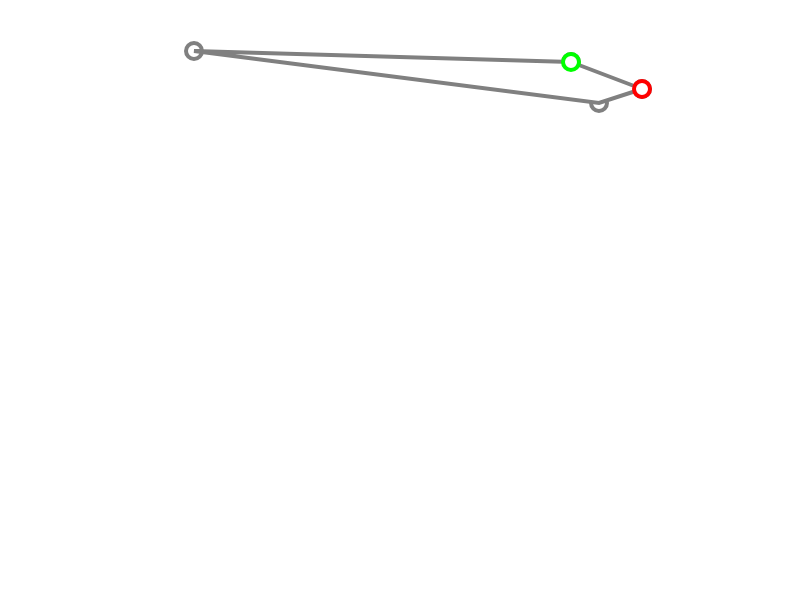
Frame 1 (no input)
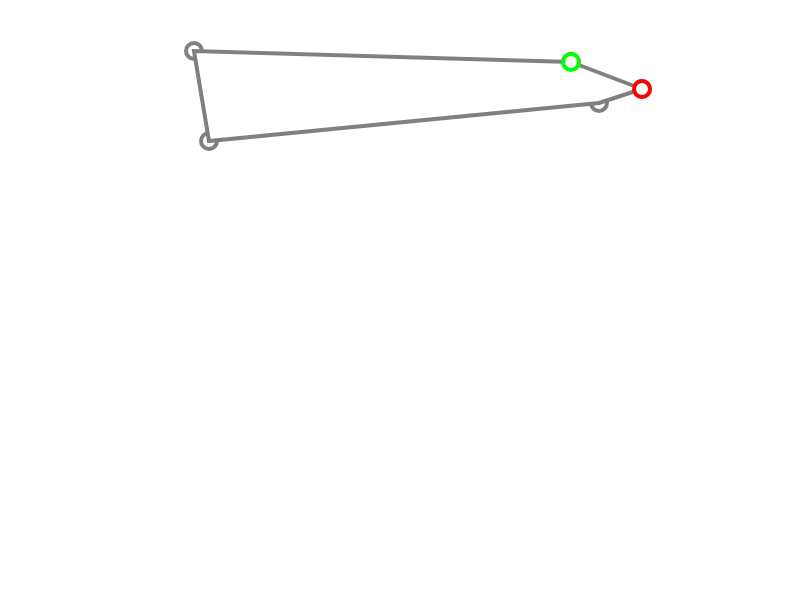
Frame 60 (no input)
Frame 120 (the mouse pressed at the canvas centre since frame 60): identical to frame 60, image omitted

The p5.js sketch that drew these frames (run headless with seeded random() and noise() and a simulated clock; from frame 60 on, the mouse is pressed at the canvas centre):

// p5.js sketch
// ── sketch.js
var cities = [];
var distance_array = [];

var order          = [];
var totalCities    = 5;
var c_width        = 800;
var c_height       = 600;
var loop_t         = 3; // first 3 cities are optimized


function setup() {
  createCanvas(c_width, c_height);
  var xpoint;
  var ypoint;
  var v;

  for (var i = 0; i < totalCities; i++) {
    xpoint = Math.floor(random() * c_width);
    ypoint = Math.floor(random() * c_height / 2);
    v = createVector(xpoint, ypoint);
    cities[i] = v;
  }

  /* problem cities for this algorithm

  cities[0] = createVector(633, 257);
  cities[1] = createVector(523, 145);
  cities[2] = createVector(101, 73);
  cities[3] = createVector(546, 28);
  cities[4] = createVector(405, 263);
  */

  compute_distance_table();
  initial_route();
}

function draw() {
  var n;
  // Grow route code

  if(loop_t < totalCities) {
     add_city_to_tour(loop_t);
     loop_t = loop_t + 1;
  }

  clear();
  stroke(128);
  strokeWeight(4);

  fill(255);
  beginShape();

  for (var i = 0; i < order.length; i++) {
    n = order[i];
    vertex(cities[n].x, cities[n].y);
    ellipse(cities[n].x, cities[n].y, 16, 16);
  }
  color(255, 0, 0);
  n = order[0];
  vertex(cities[n].x, cities[n].y);

  endShape();

  // draw the starting and ending points
  stroke(0,255,0);
  n = order[0];
  ellipse(cities[n].x, cities[n].y, 16, 16);
  stroke(255,0,0);
  n = order[order.length-1];
  ellipse(cities[n].x, cities[n].y, 16, 16);
}

// ── grow_route.js
var current_distance = 0;

function initial_route() {
     order[0] = 0;
     order[1] = 1;
     order[2] = 2;
     current_distance = calcDistance(order);
}

function add_city_to_tour(t) {
    var distance;
    var min_distance  = Infinity;
    var temp_order    = order;
    var insert_after  = -1;

    for(var i=0; i < order.length; i++) {
      temp_order.splice(i+1, 0, t)
      distance  = calcDistance(temp_order);

      if(distance < min_distance) {
        insert_after = i;
        min_distance = distance;
      }
      // remove inserted city t
      temp_order.splice(i+1,1);
    }

    // see if swapping before will shorten distance
    if(insert_after >= 0) {order.splice(insert_after+1, 0, t)}
    untie_knot(insert_after, order);
}

function untie_knot(order) {
    swapped = true;

    if(swapped = true) {
      swapped = false;
      for(i=0; i<length-2;i++) {
        city1 = order[t_position];
        city2 = order[t_position+1];
        city3 = order[t_position+2];
        dist_1 = distance_array[city1][city2];
        dist_2 = distance_array[city1][city3];

        if(dist_2 < dist_1) {
            z = order[i+1];
            order[i+1] = order[i+2];
            order[i+2] = z;
            swapped = true;
        }
      }
    }
}

function compute_distance_table() {
    for (var i=0; i < totalCities; i++) {
        distance_array[i] = new Array(totalCities);
    }

    for (var i=0; i < totalCities; i++) {

        for(var j=i; j < totalCities; j++) {
           if(i==j) {
               distance_array[i][j] = Infinity;
           }
           else {
              cityA = cities[i];
              cityB = cities[j];
              d=dist(cityA.x, cityA.y, cityB.x, cityB.y);

              distance_array[i][j] = d;
              distance_array[j][i] = d;
           }
        }
    }
}

function calcDistance(order) {
    var aCity;
    var bCity;
    var d=0;
    for(var i=0; i< order.length-1; i++) {
         aCity = order[i];
         bCity = order[i+1];

         d = d + distance_array[aCity][bCity];
    }

    aCity = bCity;
    bCity = order[0];
    return d + distance_array[aCity][bCity];
}
